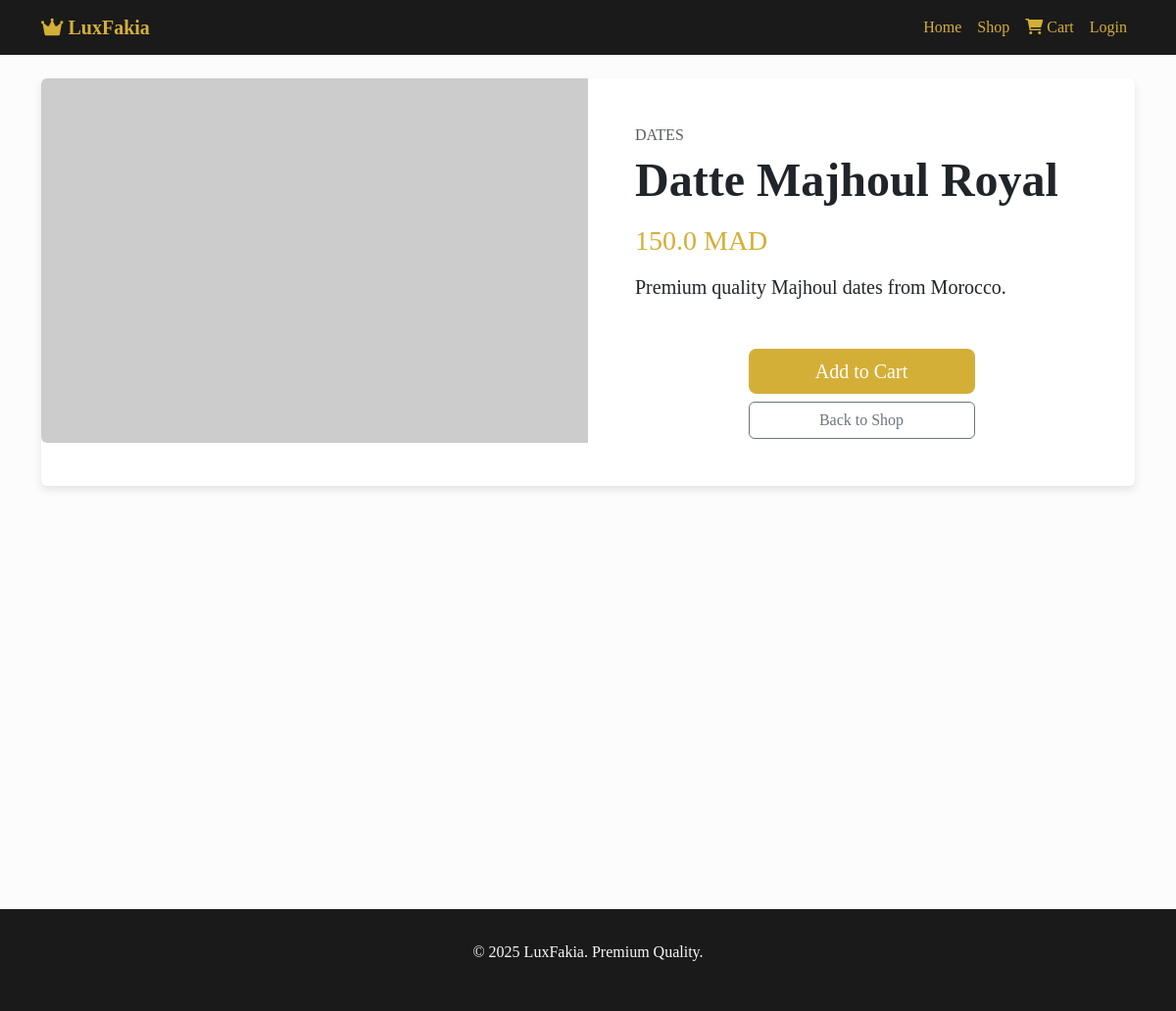
Page /product/1 on the committed database.
### models.py (models this page shows, shortened)
class Product(db.Model):
    id = db.Column(db.Integer, primary_key=True)
    name = db.Column(db.String(150), nullable=False)
    description = db.Column(db.Text, nullable=True)
    price = db.Column(db.Float, nullable=False)
    category = db.Column(db.String(100), nullable=False)
    image_url = db.Column(db.String(500), nullable=True)

### routes.py (the view)
@main_bp.route('/product/<int:product_id>')
def product_detail(product_id):
    product = Product.query.get_or_404(product_id)
    return render_template('product_detail.html', product=product)

### templates/product_detail.html
{% extends "base.html" %}
{% block content %}
<div class="card mb-3 border-0">
    <div class="row g-0">
        <div class="col-md-6">
            <img src="{{ product.image_url }}" class="img-fluid rounded-start" alt="{{ product.name }}">
        </div>
        <div class="col-md-6">
            <div class="card-body p-5">
                <h6 class="text-uppercase text-muted">{{ product.category }}</h6>
                <h1 class="card-title display-5 fw-bold">{{ product.name }}</h1>
                <h3 class="text-gold my-3">{{ product.price }} MAD</h3>
                <p class="card-text lead">{{ product.description }}</p>
                <div class="d-grid gap-2 col-6 mx-auto mt-5">
                    <a href="{{ url_for('main.add_to_cart', product_id=product.id) }}" class="btn btn-gold btn-lg">Add to Cart</a>
                    <a href="{{ url_for('main.shop') }}" class="btn btn-outline-secondary">Back to Shop</a>
                </div>
            </div>
        </div>
    </div>
</div>
{% endblock %}

### templates/base.html (style rules this page uses)
:root { --primary-gold: #D4AF37; --dark-bg: #1a1a1a; --light-text: #f8f9fa; }
body { font-family: 'Playfair Display', serif; background-color: #fcfcfc; color: #333; }
.btn-gold { background-color: var(--primary-gold); color: #fff; border: none; }
.text-gold { color: var(--primary-gold); }
.card { border: none; box-shadow: 0 4px 8px rgba(0,0,0,0.1); transition: transform 0.3s; }

### rows in the picture
Product: category "DATES", name "Datte Majhoul Royal", price "150.0", description "Premium quality Majhoul dates from Morocco."
